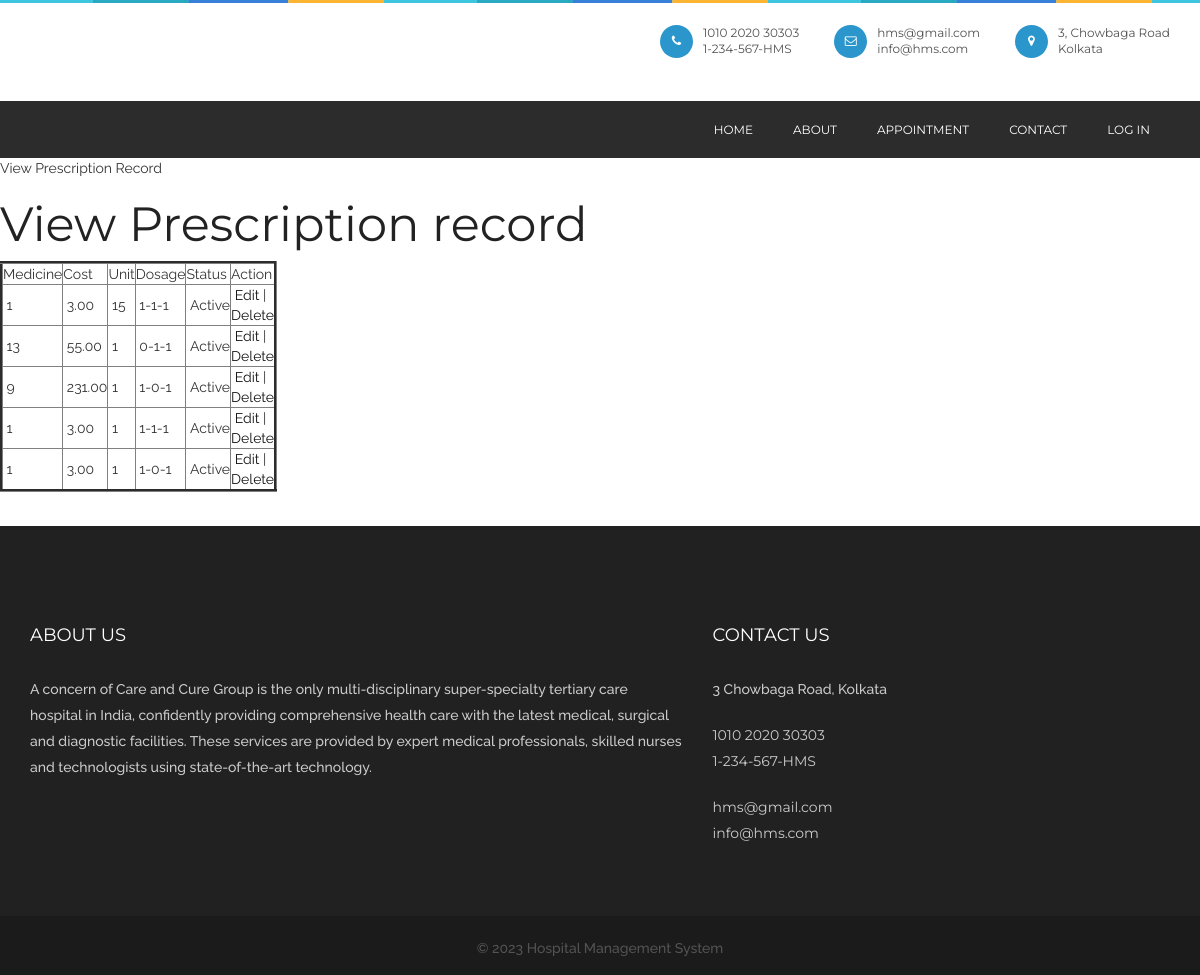
The page /viewprescriptionrecord.php on the database its author committed.
### tables this page shows
CREATE TABLE IF NOT EXISTS `prescription_records` (
  `prescription_record_id` int(10) NOT NULL AUTO_INCREMENT,
  `prescription_id` int(10) NOT NULL,
  `medicine_name` varchar(25) NOT NULL,
  `cost` float(10,2) NOT NULL,
  `unit` int(10) NOT NULL,
  `dosage` varchar(25) NOT NULL,
  `status` varchar(10) NOT NULL,
  PRIMARY KEY (`prescription_record_id`)
);

### viewprescriptionrecord.php (the view, shortened to what this page needs)
<?php
include("header.php");
include("dbconnection.php");
?>
<div class="wrapper col2">
  <div id="breadcrumb">
    <ul>
      <li class="first">View Prescription Record</li></ul>
  </div>
</div>
<div class="wrapper col4">
  <div id="container">
    <h1>View Prescription record</h1>
    <table width="200" border="3">
      <tbody>
        <tr>
          <td>Medicine</td>
          <td>Cost</td>
          <td>Unit</td>
          <td>Dosage</td>
          <td>Status</td>
          <td>Action</td>
        </tr>
         <?php
		$sql ="SELECT * FROM prescription_records";
		$qsql = mysqli_query($con,$sql);
		while($rs = mysqli_fetch_array($qsql))
		{
        echo "<tr>
          <td>&nbsp;$rs[medicine_name]</td>
          <td>&nbsp;$rs[cost]</td>
		   <td>&nbsp;$rs[unit]</td>
		    <td>&nbsp;$rs[dosage]</td>
			 <td>&nbsp;$rs[status]</td>
			  <td>&nbsp;<a href='prescriptionrecord.php?editid=$rs[prescription_record_id]'>Edit</a>  | <a href='viewprescriptionrecord.php?delid=$rs[prescription_record_id]'>Delete</a> </td>
        </tr>";
		}
		?>
      </tbody>
    </table>
    <p>&nbsp;</p>
  </div>
</div>
<?php
include("footer.php");
?>

### css/style.css (style rules this page uses)
* { margin: 0px; padding: 0px; }
body { background: #fff; font-weight: normal; position: relative; font-size: 14px; font-family: "Raleway", sans-serif; }
h1, h2, h3, h4, h5, h6 { font-weight: normal; color: #222222; font-family: "Montserrat", sans-serif; }
h1 { font-size: 48px; }
p { color: #535353; font-size: 14px; letter-spacing: 0px; line-height: 24px; font-weight: 500; text-rendering: optimizeLegibility; }
a { -webkit-transition: all 0.4s ease-in-out; -moz-transition: all 0.4s ease-in-out; -o-transition: all 0.4s ease-in-out; -ms-transition: all 0.4s ease-in-out; transition: all 0.4s ease-in-out; text-decoration: none !important; }
a { text-decoration: none; color: #141414; }

### rows shown on the page
prescription_records: medicine_name "1", cost "3.00", unit "15", dosage "1-1-1", status "Active"
prescription_records: medicine_name "13", cost "55.00", unit "1", dosage "0-1-1", status "Active"
prescription_records: medicine_name "9", cost "231.00", unit "1", dosage "1-0-1", status "Active"
prescription_records: medicine_name "1", cost "3.00", unit "1", dosage "1-1-1", status "Active"
prescription_records: medicine_name "1", cost "3.00", unit "1", dosage "1-0-1", status "Active"
